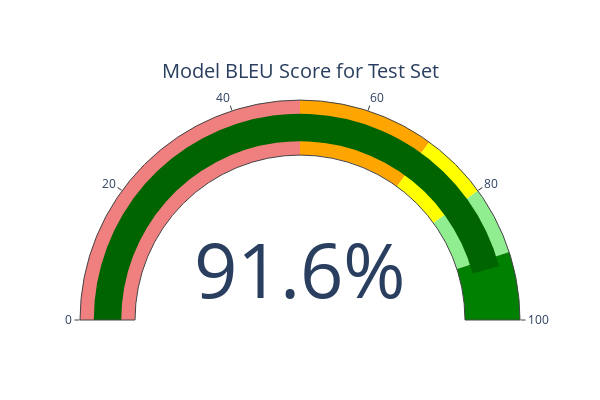

This figure's notebook cell:
### Code cell
# import plotly.graph_objects as go

# fig = go.Figure(go.Indicator(
#     mode="gauge+number",
#     value=bleu_score,
#     title={'text': "Model BLEU Score for Test Set"},
#     number={'suffix': "%"},
#     gauge={
#         'axis': {'range': [0, 100]},
#         'bar': {'color': "darkgreen"},
#         'steps': [
#             {'range': [0, 50], 'color': "lightcoral"},
#             {'range': [50, 70], 'color': "#FFA500"},
#             {'range': [70, 80], 'color': "yellow"},  # Yellow for range 70-80
#             {'range': [80, 90], 'color': "lightgreen"},  # Light green for range 80-90
#             {'range': [90, 100], 'color': "green"}  # Darker green for range 90-100
#         ],
#     }
# ))

# fig.update_layout(
#     width=600,
#     height=400,
# )
# # fig.write_image("bleu_score.png", scale=2)
# fig.show()

### Figure 1 — Plotly figure (JSON) as saved in the notebook; plotly's stock layout.template omitted (floating-point values rounded to 4 significant figures)
{"data": [{"gauge": {"axis": {"range": [0, 100]}, "bar": {"color": "darkgreen"}, "steps": [{"color": "lightcoral", "range": [0, 50]}, {"color": "#FFA500", "range": [50, 70]}, {"color": "yellow", "range": [70, 80]}, {"color": "lightgreen", "range": [80, 90]}, {"color": "green", "range": [90, 100]}]}, "mode": "gauge+number", "number": {"suffix": "%"}, "title": {"text": "Model BLEU Score for Test Set"}, "type": "indicator", "value": 91.6}], "layout": {"height": 400, "width": 600}}
